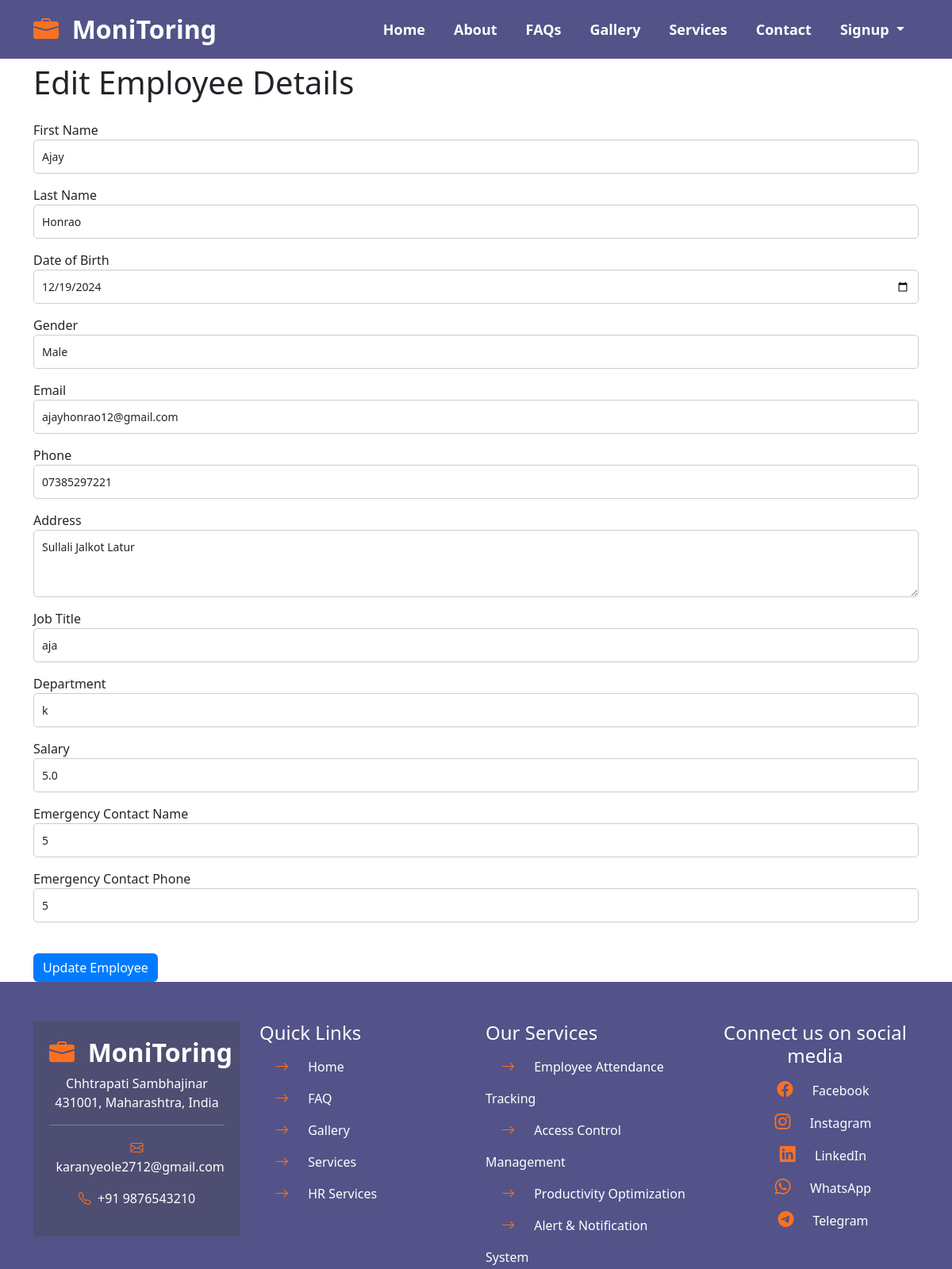
/edit_employee/1 (upper part), run on an earlier commit of the app's database.
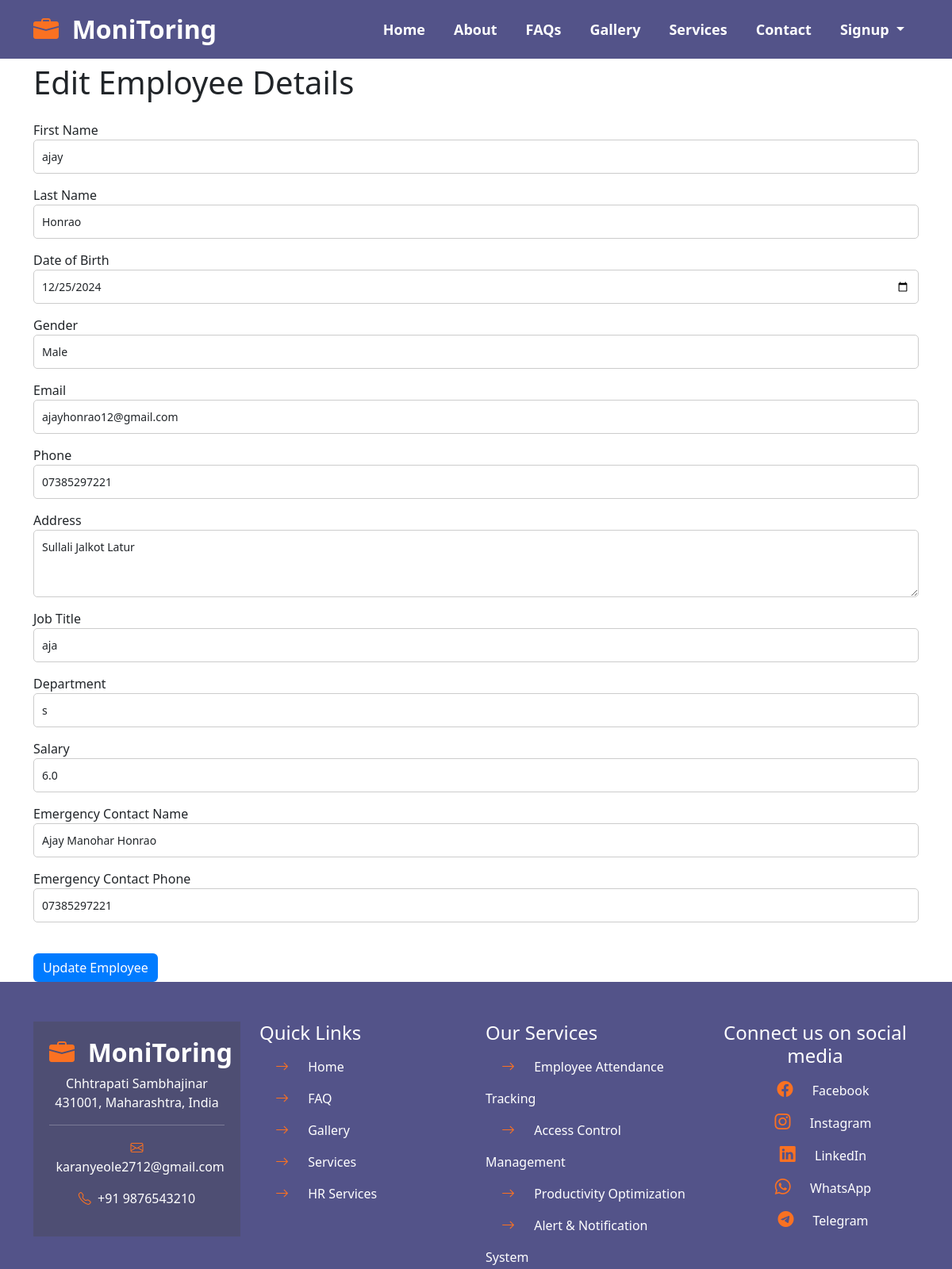
And on a later commit of the database.
### tables this page shows
CREATE TABLE employees (
            id INTEGER PRIMARY KEY AUTOINCREMENT,
            first_name TEXT,
            last_name TEXT,
            dob TEXT,
            gender TEXT,
            email TEXT,
            phone TEXT,
            address TEXT,
            job_title TEXT,
            department TEXT,
            salary REAL,
            emergency_contact_name TEXT,
            emergency_contact_phone TEXT
        );

### app.py (the view, shortened to what this page needs)
@app.route('/edit_employee/<int:employee_id>', methods=['GET', 'POST'])
def edit_employee(employee_id):
    conn = sqlite3.connect('employees.db')
    cursor = conn.cursor()
    cursor.execute("SELECT * FROM employees WHERE id=?", (employee_id,))
    employee = cursor.fetchone()
    conn.close()
    return render_template("manage_employees.html", employee=employee)

### templates/manage_employees.html (shortened to what the changed rows need)
{% include 'top.html' %}
<div class="container" style="padding-top: 80px;">
    {% if not employee %}
        <h1 class="text-center mb-4">Manage Employee Details</h1>
        {% with messages = get_flashed_messages() %}
        {% if messages %}
            <div class="alert alert-success">{{ messages[0] }}</div>
        {% endif %}
        {% endwith %}
        {% if not employees %}
        <div class="alert alert-warning text-center">
            No employees available. Please add employees to manage.
        </div>
        {% else %}
        <table class="table table-bordered table-striped">
            <thead>
                <tr>
                    <th>ID</th>
                    <th>First Name</th>
                    <th>Last Name</th>
                    <th>Email</th>
                    <th>Phone</th>
                    <th>Department</th>
                    <th>Job Title</th>
                    <th>Actions</th>
                </tr>
            </thead>
            <tbody>
                {% for employee in employees %}
                <tr>
                    <td>{{ employee[0] }}</td>
                    <td>{{ employee[1] }}</td>
                    <td>{{ employee[2] }}</td>
                    <td>{{ employee[5] }}</td>
                    <td>{{ employee[6] }}</td>
                    <td>{{ employee[9] }}</td>
                    <td>{{ employee[8] }}</td>
                    <td>
                        <a href="{{ url_for('edit_employee', employee_id=employee[0]) }}" class="btn btn-sm btn-warning">Edit</a>
                        <form action="{{ url_for('delete_employee', employee_id=employee[0]) }}" method="POST" style="display:inline;">
                            <button type="submit" class="btn btn-sm btn-danger">Delete</button>
                        </form>
                    </td>
                </tr>
                {% endfor %}
            </tbody>
        </table>
        {% endif %}
    {% else %}
        <h1 class="mb-4">Edit Employee Details</h1>
        <form action="{{ url_for('edit_employee', employee_id=employee[0]) }}" method="POST">
            <div class="form-group">
                <label for="first_name">First Name</label>
                <input type="text" class="form-control" id="first_name" name="first_name" value="{{ employee[1] }}" required>
            </div>
            <div class="form-group">
                <label for="last_name">Last Name</label>
                <input type="text" class="form-control" id="last_name" name="last_name" value="{{ employee[2] }}" required>
            </div>
            <div class="form-group">
                <label for="dob">Date of Birth</label>
                <input type="date" class="form-control" id="dob" name="dob" value="{{ employee[3] }}" required>
            </div>
            <div class="form-group">
                <label for="gender">Gender</label>
                <select class="form-control" id="gender" name="gender" required>
                    <option value="Male" {% if employee[4] == 'Male' %}selected{% endif %}>Male</option>
                </select>
            </div>
            <div class="form-group">
                <label for="email">Email</label>
                <input type="email" class="form-control" id="email" name="email" value="{{ employee[5] }}" required>
            </div>
            <div class="form-group">
                <label for="phone">Phone</label>
                <input type="tel" class="form-control" id="phone" name="phone" value="{{ employee[6] }}" required>
            </div>
            <div class="form-group">
                <label for="address">Address</label>
                <textarea class="form-control" id="address" name="address" rows="3" required>{{ employee[7] }}</textarea>
            </div>
            <div class="form-group">
                <label for="job_title">Job Title</label>
                <input type="text" class="form-control" id="job_title" name="job_title" value="{{ employee[8] }}" required>
            </div>
            <div class="form-group">
                <label for="department">Department</label>
                <input type="text" class="form-control" id="department" name="department" value="{{ employee[9] }}" required>
            </div>
            <div class="form-group">
                <label for="salary">Salary</label>
                <input type="number" class="form-control" id="salary" name="salary" value="{{ employee[10] }}" required>
            </div>
            <div class="form-group">
                <label for="emergency_contact_name">Emergency Contact Name</label>
                <input type="text" class="form-control" id="emergency_contact_name" name="emergency_contact_name" value="{{ employee[11] }}" required>
            </div>
            <div class="form-group">
                <label for="emergency_contact_phone">Emergency Contact Phone</label>
                <input type="tel" class="form-control" id="emergency_contact_phone" name="emergency_contact_phone" value="{{ employee[12] }}" required>
            </div>
            <button type="submit" class="btn btn-primary mt-4">Update Employee</button>
        </form>
    {% endif %}
</div>
{% include 'bottom.html' %}

What changed in the data, as far as the page shows it:
changed employees "Honrao": first_name "Ajay" → "ajay"; dob "12/19/2024" → "12/25/2024"; department "k" → "s"; salary "5.0" → "6.0"; emergency_contact_name "5" → "Ajay Manohar Honrao"; emergency_contact_phone "5" → "07385297221"
